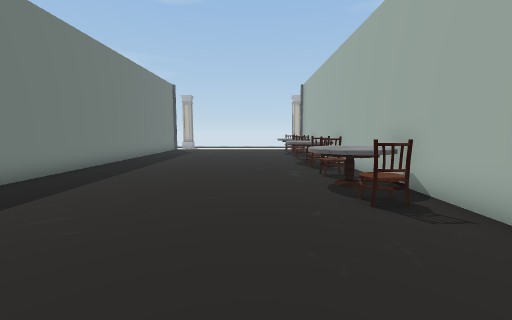
View 1 (above)

23 first-person views from a walk through a Unity game level. The camera is 1.3 m above the floor, tilts 6° down and sees 90° across. The floor is counted in squares, 1 m on a side. Each view is taken from the middle of a square. On the plan, view 1 faces up. The plan holds only what a view shows up to about 13 squares ahead; the rest is blank. The place goes on beyond the plan. The player is left out. Some animated figures are left out. Some surface patterns are stand-ins.

View 2
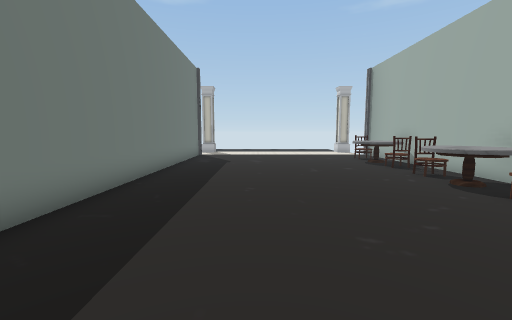

View 3
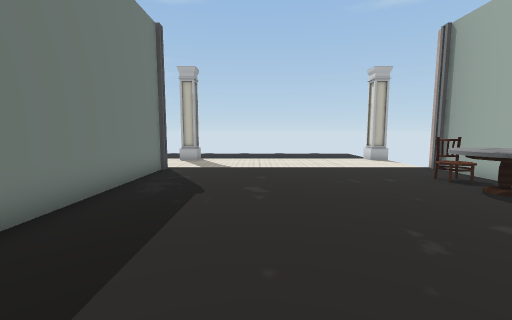

View 4
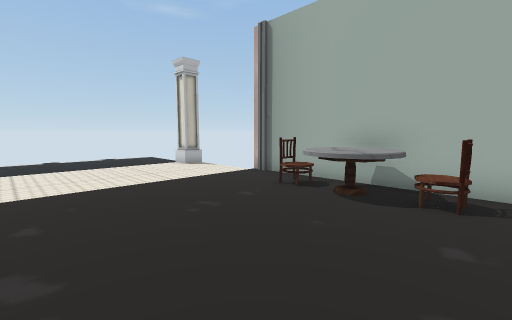

View 5
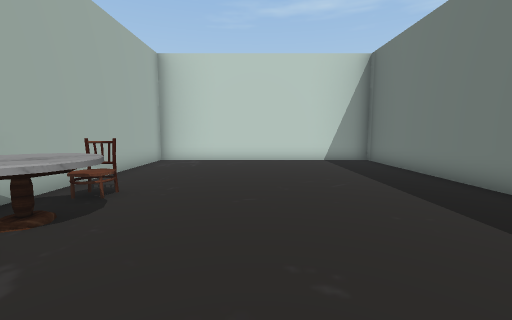

View 6
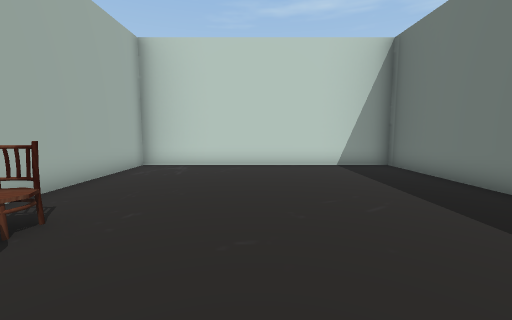

View 7
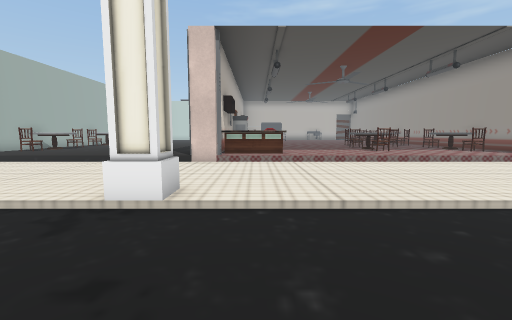

View 8
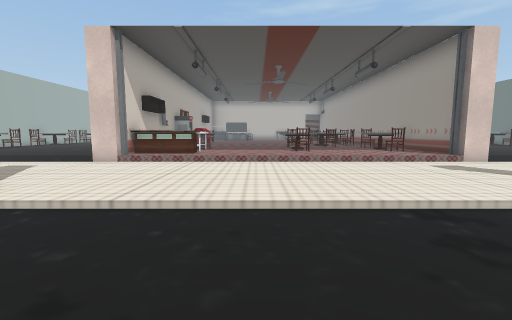

View 9
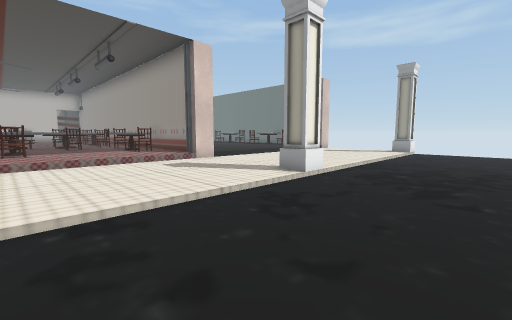

View 10
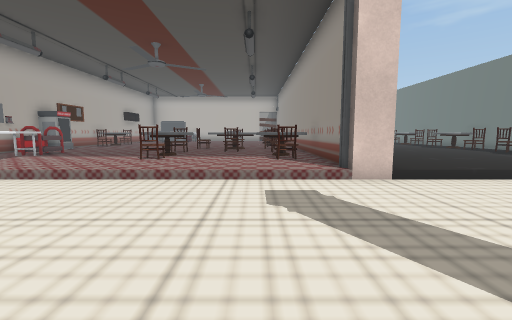

View 11
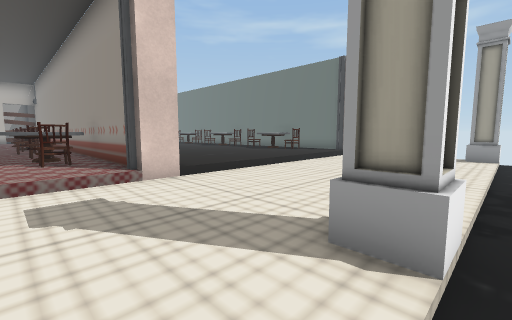

View 12
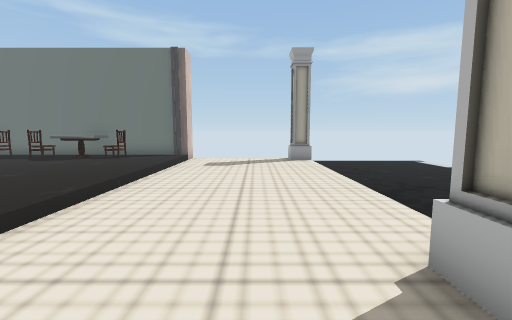

View 13
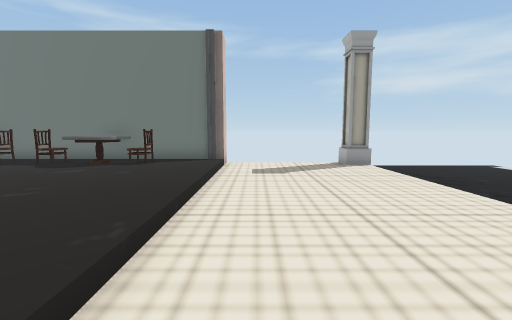

View 14
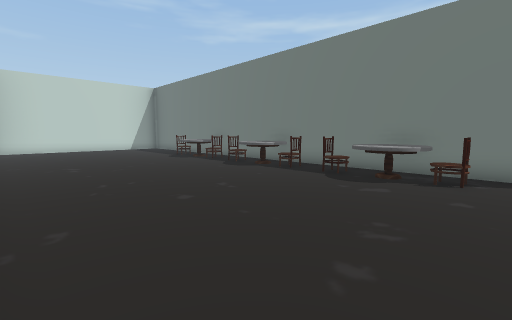

View 15
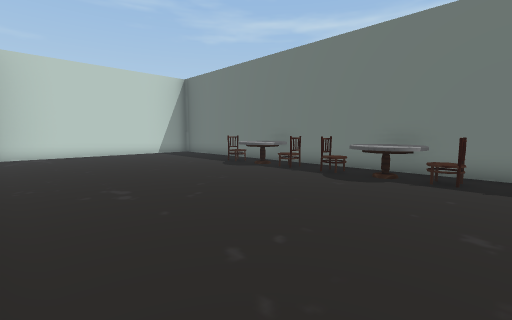

View 16
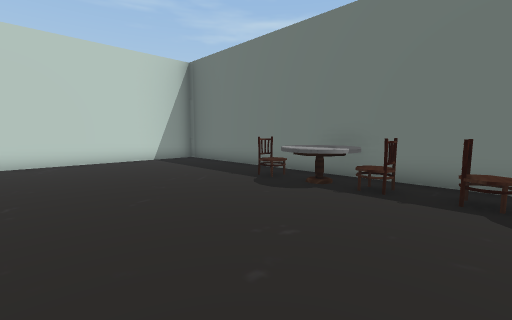

View 17
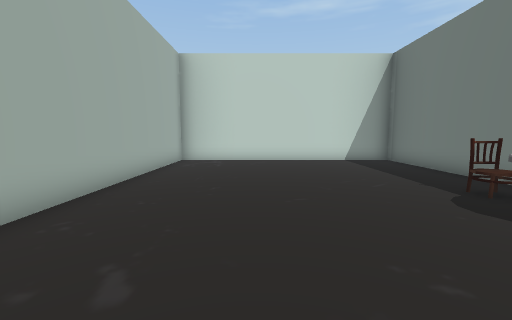

View 18
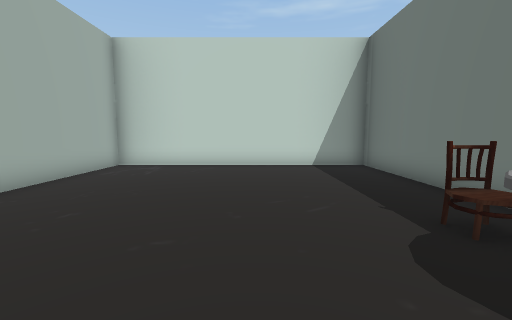

View 19
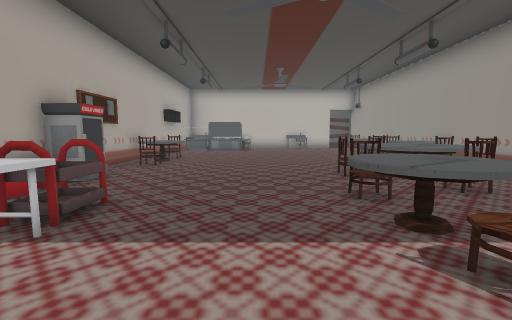

View 20
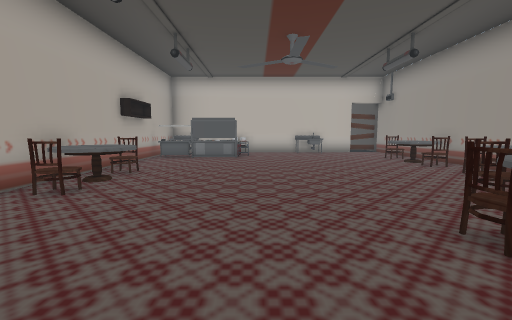

View 21
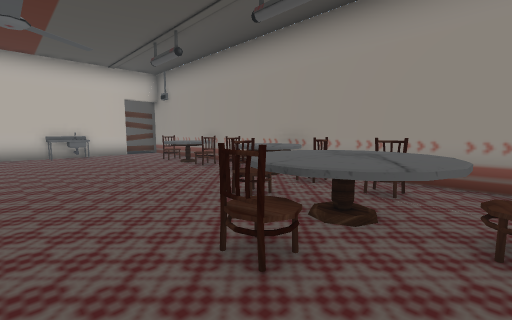

View 22
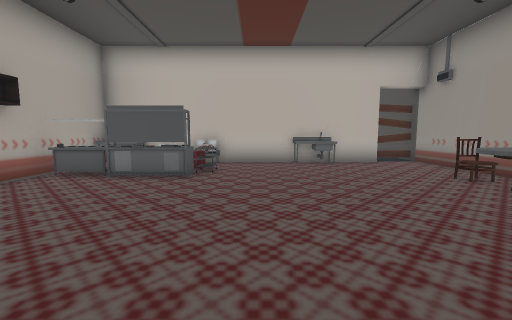

View 23
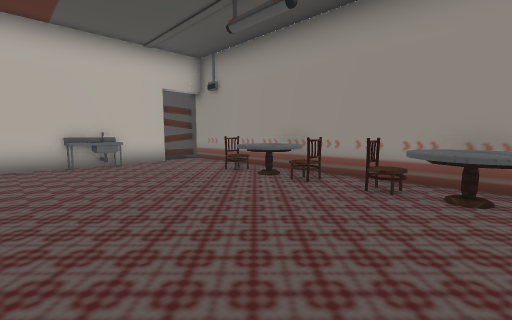

### Floor plan
Key: @ floor where view 1 was taken; # wall or solid block; x gap in a wall; . main floor; - floor 0.25 m lower than the main floor; _ floor 0.5 m lower than the main floor; = window, fence, low wall or low ledge; ^ raised ledge; C chair; T table; G gate; P pillar; B bucket; F fridge; S sink; L pole; O other object.
Columns run from 33 left of view 1 to 5 right of it. Each row starts with its distance up from view 1.
 32 ____
 31 _________________ _ _   _     __
 30 __________________            ___
 29 ____________________________  ____
 28 _____________________________ _____
 27 P__________P______________P__ ______ P
 26 P----------P--------------P----------PP
 25 --------------------------------------
 24 --------------------------------------
 23 --------------------------------------
 22 --------------------------------------
 21 #------------------------------------#
 20 #G......... G...........^GGG.........G
 19 #..........#...........^^^#..........#
 18 #.C........#.C....C....^  #........CC#
 17 #TTT....... TTT..TT....^. #........TT#
 16 #TTT....... T  ..TTT...^..#........TT#
 15 #.C........#.C.C..C....=.B#..........#
 14 #.C........#.C.T..C......B#........C=#
 13 #.C........#..TTT........O#........CC#
 12 #TTT.......#.CTTTC.......F#........TT#
 11 #TTT.......#..TTT.........#.......TTT#
 10 #. ........#.C.C........C.#......... #
  9 #.C........#TTT.........TT#........C #
  8 #.C........#TTT.........TT#........CC#
  7 #TTT.......#.C..........TT#........TT#
  6 #TTT.......#............C.#.......TTT#
  5 #. ........#.C............#.........##
  4 #.C........#TTT...........#........C.#
  3 #..........#TTT...........#..........#
  2 #..........#.C............#..........#
  1 #..........#......... # L##..........#
  0 #..........#.........^    #......@...#
 -1 #..........#.........=    #..........#
 -2 #..........#....SS...     #..........#
 -3 #############x########    ############
 -4             #

Positions as (right, up) in squares from view 1, and headings:
1: (0, 0), facing up
2: (-3, 5), facing up
3: (-3, 11), facing up
4: (-3, 14), facing up-right
5: (-1, 10), facing down
6: (-1, 8), facing down
7: (-9, 31), facing down
8: (-13, 31), facing down
9: (-15, 31), facing down-left
10: (-19, 27), facing down
11: (-19, 27), facing down-left
12: (-20, 24), facing left
13: (-22, 22), facing left
14: (-23, 19), facing down-left
15: (-23, 14), facing down-left
16: (-25, 10), facing down-left
17: (-26, 10), facing down
18: (-28, 8), facing down
19: (-13, 20), facing down
20: (-13, 15), facing down
21: (-14, 14), facing down-left
22: (-14, 9), facing down
23: (-14, 9), facing down-left
